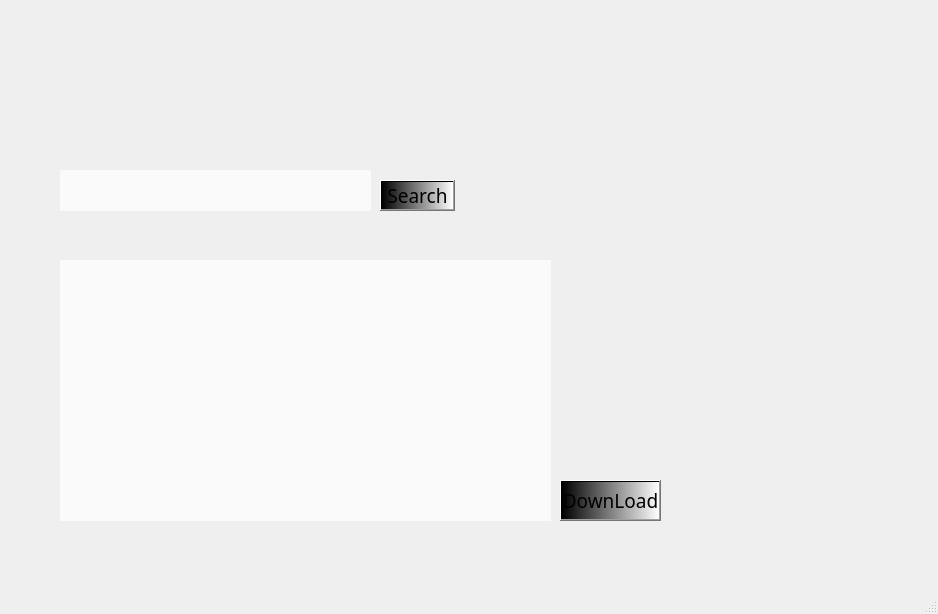
<?xml version="1.0" encoding="UTF-8"?>
<ui version="4.0">
 <class>songLoad</class>
 <widget class="QMainWindow" name="songLoad">
  <property name="geometry">
   <rect>
    <x>0</x>
    <y>0</y>
    <width>938</width>
    <height>614</height>
   </rect>
  </property>
  <property name="windowTitle">
   <string>Music</string>
  </property>
  <property name="windowIcon">
   <iconset>
    <normaloff>C:/Users/Administrator/.designer/爬虫练习/kuwomusic/icon/myicon.ico</normaloff>C:/Users/Administrator/.designer/爬虫练习/kuwomusic/icon/myicon.ico</iconset>
  </property>
  <property name="styleSheet">
   <string notr="true"/>
  </property>
  <property name="tabShape">
   <enum>QTabWidget::Triangular</enum>
  </property>
  <widget class="QWidget" name="centralwidget">
   <property name="styleSheet">
    <string notr="true">
QWidget {
border-image:url(G:/GoogleDownload/photos/a63fa3915513acf96b12e12bcfe4c164.jpg);
}
#下面的防止背景干扰其他控件
QTextBrowser{
border-image:url();
}
QTextEdit {
border-image:url();
}
QComboBox {
border-image:url();
}
QLabel {
border-image:url();
}
QPushButton {
border-image:url();
}
QListWidget {
border-image:url();
}
QLineEdit {
border-image:url();
}
QDateTimeEdit {
border-image:url();
}
</string>
   </property>
   <widget class="QPushButton" name="Bsearch">
    <property name="geometry">
     <rect>
      <x>380</x>
      <y>180</y>
      <width>75</width>
      <height>31</height>
     </rect>
    </property>
    <property name="font">
     <font>
      <family>Agency FB</family>
      <pointsize>14</pointsize>
     </font>
    </property>
    <property name="cursor">
     <cursorShape>PointingHandCursor</cursorShape>
    </property>
    <property name="styleSheet">
     <string notr="true">background-color: qlineargradient(spread:pad, x1:0, y1:0, x2:1, y2:0, stop:0 rgba(0, 0, 0, 255), stop:1 rgba(255, 255, 255, 255));</string>
    </property>
    <property name="text">
     <string>Search</string>
    </property>
   </widget>
   <widget class="QListWidget" name="listWidget">
    <property name="geometry">
     <rect>
      <x>60</x>
      <y>260</y>
      <width>491</width>
      <height>261</height>
     </rect>
    </property>
    <property name="font">
     <font>
      <pointsize>14</pointsize>
     </font>
    </property>
    <property name="styleSheet">
     <string notr="true">background-color: rgb(255, 255, 255,180);

border:none;</string>
    </property>
   </widget>
   <widget class="QPushButton" name="Bload">
    <property name="geometry">
     <rect>
      <x>560</x>
      <y>480</y>
      <width>101</width>
      <height>41</height>
     </rect>
    </property>
    <property name="font">
     <font>
      <family>Agency FB</family>
      <pointsize>14</pointsize>
     </font>
    </property>
    <property name="cursor">
     <cursorShape>PointingHandCursor</cursorShape>
    </property>
    <property name="styleSheet">
     <string notr="true">background-color: qlineargradient(spread:pad, x1:0, y1:0, x2:1, y2:0, stop:0 rgba(0, 0, 0, 255), stop:1 rgba(255, 255, 255, 255));</string>
    </property>
    <property name="text">
     <string>DownLoad</string>
    </property>
   </widget>
   <widget class="QLabel" name="label_status">
    <property name="geometry">
     <rect>
      <x>570</x>
      <y>270</y>
      <width>251</width>
      <height>31</height>
     </rect>
    </property>
    <property name="font">
     <font>
      <family>Agency FB</family>
      <pointsize>14</pointsize>
     </font>
    </property>
    <property name="styleSheet">
     <string notr="true">color: rgb(0, 0, 255);</string>
    </property>
    <property name="text">
     <string/>
    </property>
   </widget>
   <widget class="QLineEdit" name="lineEdit">
    <property name="geometry">
     <rect>
      <x>60</x>
      <y>170</y>
      <width>311</width>
      <height>41</height>
     </rect>
    </property>
    <property name="font">
     <font>
      <family>宋体</family>
      <pointsize>14</pointsize>
     </font>
    </property>
    <property name="styleSheet">
     <string notr="true">background-color: rgb(255, 255, 255,180);
color: rgb(0, 0, 127);
border:none;</string>
    </property>
   </widget>
   <widget class="QListWidget" name="listDownload">
    <property name="geometry">
     <rect>
      <x>560</x>
      <y>330</y>
      <width>361</width>
      <height>141</height>
     </rect>
    </property>
    <property name="styleSheet">
     <string notr="true">background-color: rgb(255, 255, 255,0);
border:none</string>
    </property>
   </widget>
   <widget class="QLabel" name="label">
    <property name="geometry">
     <rect>
      <x>60</x>
      <y>30</y>
      <width>381</width>
      <height>81</height>
     </rect>
    </property>
    <property name="font">
     <font>
      <family>Agency FB</family>
      <pointsize>36</pointsize>
     </font>
    </property>
    <property name="text">
     <string/>
    </property>
   </widget>
  </widget>
  <widget class="QStatusBar" name="statusbar"/>
  <widget class="QMenuBar" name="menubar">
   <property name="geometry">
    <rect>
     <x>0</x>
     <y>0</y>
     <width>938</width>
     <height>22</height>
    </rect>
   </property>
  </widget>
 </widget>
 <resources/>
 <connections/>
</ui>
